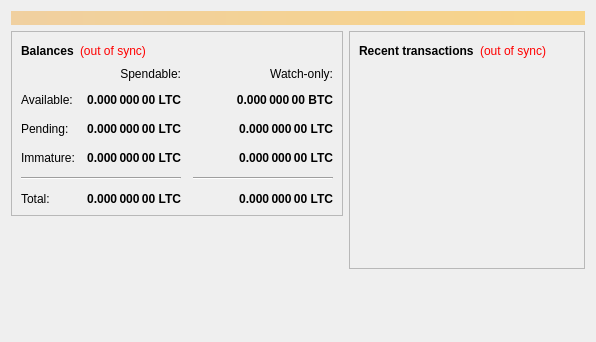
<?xml version="1.0" encoding="UTF-8"?>
<ui version="4.0">
 <class>OverviewPage</class>
 <widget class="QWidget" name="OverviewPage">
  <property name="geometry">
   <rect>
    <x>0</x>
    <y>0</y>
    <width>596</width>
    <height>342</height>
   </rect>
  </property>
  <property name="windowTitle">
   <string>Form</string>
  </property>
  <layout class="QVBoxLayout" name="topLayout">
   <item>
    <widget class="QLabel" name="labelAlerts">
     <property name="visible">
      <bool>false</bool>
     </property>
     <property name="styleSheet">
      <string notr="true">background-color: qlineargradient(x1: 0, y1: 0, x2: 1, y2: 0, stop:0 #F0D0A0, stop:1 #F8D488); color:#000000;</string>
     </property>
     <property name="wordWrap">
      <bool>true</bool>
     </property>
     <property name="margin">
      <number>3</number>
     </property>
    </widget>
   </item>
   <item>
    <layout class="QHBoxLayout" name="horizontalLayout" stretch="1,1">
     <item>
      <layout class="QVBoxLayout" name="verticalLayout_2">
       <item>
        <widget class="QFrame" name="frame">
         <property name="frameShape">
          <enum>QFrame::StyledPanel</enum>
         </property>
         <property name="frameShadow">
          <enum>QFrame::Raised</enum>
         </property>
         <layout class="QVBoxLayout" name="verticalLayout_4">
          <item>
           <layout class="QHBoxLayout" name="horizontalLayout_4">
            <item>
             <widget class="QLabel" name="label_5">
              <property name="font">
               <font>
                <weight>75</weight>
                <bold>true</bold>
               </font>
              </property>
              <property name="text">
               <string>Balances</string>
              </property>
             </widget>
            </item>
            <item>
             <widget class="QLabel" name="labelWalletStatus">
              <property name="cursor">
               <cursorShape>WhatsThisCursor</cursorShape>
              </property>
              <property name="toolTip">
               <string>The displayed information may be out of date. Your wallet automatically synchronizes with the Trinity network after a connection is established, but this process has not completed yet.</string>
              </property>
              <property name="styleSheet">
               <string notr="true">QLabel { color: red; }</string>
              </property>
              <property name="text">
               <string notr="true">(out of sync)</string>
              </property>
              <property name="alignment">
               <set>Qt::AlignLeading|Qt::AlignLeft|Qt::AlignVCenter</set>
              </property>
             </widget>
            </item>
            <item>
             <spacer name="horizontalSpacer_3">
              <property name="orientation">
               <enum>Qt::Horizontal</enum>
              </property>
              <property name="sizeHint" stdset="0">
               <size>
                <width>40</width>
                <height>20</height>
               </size>
              </property>
             </spacer>
            </item>
           </layout>
          </item>
          <item>
           <layout class="QGridLayout" name="gridLayout">
            <property name="spacing">
             <number>12</number>
            </property>
            <item row="2" column="2">
             <widget class="QLabel" name="labelWatchPending">
              <property name="font">
               <font>
                <weight>75</weight>
                <bold>true</bold>
               </font>
              </property>
              <property name="cursor">
               <cursorShape>IBeamCursor</cursorShape>
              </property>
              <property name="toolTip">
               <string>Unconfirmed transactions to watch-only addresses</string>
              </property>
              <property name="text">
               <string notr="true">0.000 000 00 LTC</string>
              </property>
              <property name="alignment">
               <set>Qt::AlignRight|Qt::AlignTrailing|Qt::AlignVCenter</set>
              </property>
              <property name="textInteractionFlags">
               <set>Qt::LinksAccessibleByMouse|Qt::TextSelectableByKeyboard|Qt::TextSelectableByMouse</set>
              </property>
             </widget>
            </item>
            <item row="2" column="1">
             <widget class="QLabel" name="labelUnconfirmed">
              <property name="font">
               <font>
                <weight>75</weight>
                <bold>true</bold>
               </font>
              </property>
              <property name="cursor">
               <cursorShape>IBeamCursor</cursorShape>
              </property>
              <property name="toolTip">
               <string>Total of transactions that have yet to be confirmed, and do not yet count toward the spendable balance</string>
              </property>
              <property name="text">
               <string notr="true">0.000 000 00 LTC</string>
              </property>
              <property name="alignment">
               <set>Qt::AlignRight|Qt::AlignTrailing|Qt::AlignVCenter</set>
              </property>
              <property name="textInteractionFlags">
               <set>Qt::LinksAccessibleByMouse|Qt::TextSelectableByKeyboard|Qt::TextSelectableByMouse</set>
              </property>
             </widget>
            </item>
            <item row="3" column="2">
             <widget class="QLabel" name="labelWatchImmature">
              <property name="font">
               <font>
                <weight>75</weight>
                <bold>true</bold>
               </font>
              </property>
              <property name="cursor">
               <cursorShape>IBeamCursor</cursorShape>
              </property>
              <property name="toolTip">
               <string>Mined balance in watch-only addresses that has not yet matured</string>
              </property>
              <property name="text">
               <string notr="true">0.000 000 00 LTC</string>
              </property>
              <property name="alignment">
               <set>Qt::AlignRight|Qt::AlignTrailing|Qt::AlignVCenter</set>
              </property>
              <property name="textInteractionFlags">
               <set>Qt::LinksAccessibleByMouse|Qt::TextSelectableByKeyboard|Qt::TextSelectableByMouse</set>
              </property>
             </widget>
            </item>
            <item row="4" column="0" colspan="2">
             <widget class="Line" name="line">
              <property name="orientation">
               <enum>Qt::Horizontal</enum>
              </property>
             </widget>
            </item>
            <item row="4" column="2">
             <widget class="Line" name="lineWatchBalance">
              <property name="sizePolicy">
               <sizepolicy hsizetype="Preferred" vsizetype="Fixed">
                <horstretch>0</horstretch>
                <verstretch>0</verstretch>
               </sizepolicy>
              </property>
              <property name="minimumSize">
               <size>
                <width>140</width>
                <height>0</height>
               </size>
              </property>
              <property name="orientation">
               <enum>Qt::Horizontal</enum>
              </property>
             </widget>
            </item>
            <item row="5" column="0">
             <widget class="QLabel" name="labelTotalText">
              <property name="text">
               <string>Total:</string>
              </property>
             </widget>
            </item>
            <item row="3" column="1">
             <widget class="QLabel" name="labelImmature">
              <property name="font">
               <font>
                <weight>75</weight>
                <bold>true</bold>
               </font>
              </property>
              <property name="cursor">
               <cursorShape>IBeamCursor</cursorShape>
              </property>
              <property name="toolTip">
               <string>Mined balance that has not yet matured</string>
              </property>
              <property name="text">
               <string notr="true">0.000 000 00 LTC</string>
              </property>
              <property name="alignment">
               <set>Qt::AlignRight|Qt::AlignTrailing|Qt::AlignVCenter</set>
              </property>
              <property name="textInteractionFlags">
               <set>Qt::LinksAccessibleByMouse|Qt::TextSelectableByKeyboard|Qt::TextSelectableByMouse</set>
              </property>
             </widget>
            </item>
            <item row="2" column="3">
             <spacer name="horizontalSpacer_2">
              <property name="orientation">
               <enum>Qt::Horizontal</enum>
              </property>
              <property name="sizeHint" stdset="0">
               <size>
                <width>40</width>
                <height>20</height>
               </size>
              </property>
             </spacer>
            </item>
            <item row="3" column="0">
             <widget class="QLabel" name="labelImmatureText">
              <property name="text">
               <string>Immature:</string>
              </property>
             </widget>
            </item>
            <item row="5" column="1">
             <widget class="QLabel" name="labelTotal">
              <property name="font">
               <font>
                <weight>75</weight>
                <bold>true</bold>
               </font>
              </property>
              <property name="cursor">
               <cursorShape>IBeamCursor</cursorShape>
              </property>
              <property name="toolTip">
               <string>Your current total balance</string>
              </property>
              <property name="text">
               <string notr="true">0.000 000 00 LTC</string>
              </property>
              <property name="alignment">
               <set>Qt::AlignRight|Qt::AlignTrailing|Qt::AlignVCenter</set>
              </property>
              <property name="textInteractionFlags">
               <set>Qt::LinksAccessibleByMouse|Qt::TextSelectableByKeyboard|Qt::TextSelectableByMouse</set>
              </property>
             </widget>
            </item>
            <item row="5" column="2">
             <widget class="QLabel" name="labelWatchTotal">
              <property name="font">
               <font>
                <weight>75</weight>
                <bold>true</bold>
               </font>
              </property>
              <property name="cursor">
               <cursorShape>IBeamCursor</cursorShape>
              </property>
              <property name="toolTip">
               <string>Current total balance in watch-only addresses</string>
              </property>
              <property name="text">
               <string notr="true">0.000 000 00 LTC</string>
              </property>
              <property name="alignment">
               <set>Qt::AlignRight|Qt::AlignTrailing|Qt::AlignVCenter</set>
              </property>
              <property name="textInteractionFlags">
               <set>Qt::LinksAccessibleByMouse|Qt::TextSelectableByKeyboard|Qt::TextSelectableByMouse</set>
              </property>
             </widget>
            </item>
            <item row="0" column="2">
             <widget class="QLabel" name="labelWatchonly">
              <property name="text">
               <string>Watch-only:</string>
              </property>
              <property name="alignment">
               <set>Qt::AlignRight|Qt::AlignTrailing|Qt::AlignVCenter</set>
              </property>
             </widget>
            </item>
            <item row="1" column="0">
             <widget class="QLabel" name="labelBalanceText">
              <property name="text">
               <string>Available:</string>
              </property>
             </widget>
            </item>
            <item row="1" column="1">
             <widget class="QLabel" name="labelBalance">
              <property name="font">
               <font>
                <weight>75</weight>
                <bold>true</bold>
               </font>
              </property>
              <property name="cursor">
               <cursorShape>IBeamCursor</cursorShape>
              </property>
              <property name="toolTip">
               <string>Your current spendable balance</string>
              </property>
              <property name="text">
               <string notr="true">0.000 000 00 LTC</string>
              </property>
              <property name="alignment">
               <set>Qt::AlignRight|Qt::AlignTrailing|Qt::AlignVCenter</set>
              </property>
              <property name="textInteractionFlags">
               <set>Qt::LinksAccessibleByMouse|Qt::TextSelectableByKeyboard|Qt::TextSelectableByMouse</set>
              </property>
             </widget>
            </item>
            <item row="1" column="2">
             <widget class="QLabel" name="labelWatchAvailable">
              <property name="font">
               <font>
                <weight>75</weight>
                <bold>true</bold>
               </font>
              </property>
              <property name="cursor">
               <cursorShape>IBeamCursor</cursorShape>
              </property>
              <property name="toolTip">
               <string>Your current balance in watch-only addresses</string>
              </property>
              <property name="text">
               <string notr="true">0.000 000 00 BTC</string>
              </property>
              <property name="alignment">
               <set>Qt::AlignRight|Qt::AlignTrailing|Qt::AlignVCenter</set>
              </property>
              <property name="textInteractionFlags">
               <set>Qt::LinksAccessibleByMouse|Qt::TextSelectableByKeyboard|Qt::TextSelectableByMouse</set>
              </property>
             </widget>
            </item>
            <item row="2" column="0">
             <widget class="QLabel" name="labelPendingText">
              <property name="text">
               <string>Pending:</string>
              </property>
             </widget>
            </item>
            <item row="0" column="1">
             <widget class="QLabel" name="labelSpendable">
              <property name="text">
               <string>Spendable:</string>
              </property>
              <property name="alignment">
               <set>Qt::AlignRight|Qt::AlignTrailing|Qt::AlignVCenter</set>
              </property>
             </widget>
            </item>
           </layout>
          </item>
         </layout>
        </widget>
       </item>
       <item>
        <spacer name="verticalSpacer">
         <property name="orientation">
          <enum>Qt::Vertical</enum>
         </property>
         <property name="sizeHint" stdset="0">
          <size>
           <width>20</width>
           <height>40</height>
          </size>
         </property>
        </spacer>
       </item>
      </layout>
     </item>
     <item>
      <layout class="QVBoxLayout" name="verticalLayout_3">
       <item>
        <widget class="QFrame" name="frame_2">
         <property name="frameShape">
          <enum>QFrame::StyledPanel</enum>
         </property>
         <property name="frameShadow">
          <enum>QFrame::Raised</enum>
         </property>
         <layout class="QVBoxLayout" name="verticalLayout">
          <item>
           <layout class="QHBoxLayout" name="horizontalLayout_2">
            <item>
             <widget class="QLabel" name="label_4">
              <property name="font">
               <font>
                <weight>75</weight>
                <bold>true</bold>
               </font>
              </property>
              <property name="text">
               <string>Recent transactions</string>
              </property>
             </widget>
            </item>
            <item>
             <widget class="QLabel" name="labelTransactionsStatus">
              <property name="cursor">
               <cursorShape>WhatsThisCursor</cursorShape>
              </property>
              <property name="toolTip">
               <string>The displayed information may be out of date. Your wallet automatically synchronizes with the Trinity network after a connection is established, but this process has not completed yet.</string>
              </property>
              <property name="styleSheet">
               <string notr="true">QLabel { color: red; }</string>
              </property>
              <property name="text">
               <string notr="true">(out of sync)</string>
              </property>
              <property name="alignment">
               <set>Qt::AlignRight|Qt::AlignTrailing|Qt::AlignVCenter</set>
              </property>
             </widget>
            </item>
            <item>
             <spacer name="horizontalSpacer">
              <property name="orientation">
               <enum>Qt::Horizontal</enum>
              </property>
              <property name="sizeHint" stdset="0">
               <size>
                <width>40</width>
                <height>20</height>
               </size>
              </property>
             </spacer>
            </item>
           </layout>
          </item>
          <item>
           <widget class="QListView" name="listTransactions">
            <property name="styleSheet">
             <string notr="true">QListView { background: transparent; }</string>
            </property>
            <property name="frameShape">
             <enum>QFrame::NoFrame</enum>
            </property>
            <property name="verticalScrollBarPolicy">
             <enum>Qt::ScrollBarAlwaysOff</enum>
            </property>
            <property name="horizontalScrollBarPolicy">
             <enum>Qt::ScrollBarAlwaysOff</enum>
            </property>
            <property name="selectionMode">
             <enum>QAbstractItemView::NoSelection</enum>
            </property>
           </widget>
          </item>
         </layout>
        </widget>
       </item>
       <item>
        <spacer name="verticalSpacer_2">
         <property name="orientation">
          <enum>Qt::Vertical</enum>
         </property>
         <property name="sizeHint" stdset="0">
          <size>
           <width>20</width>
           <height>40</height>
          </size>
         </property>
        </spacer>
       </item>
      </layout>
     </item>
    </layout>
   </item>
  </layout>
 </widget>
 <resources/>
 <connections/>
</ui>
